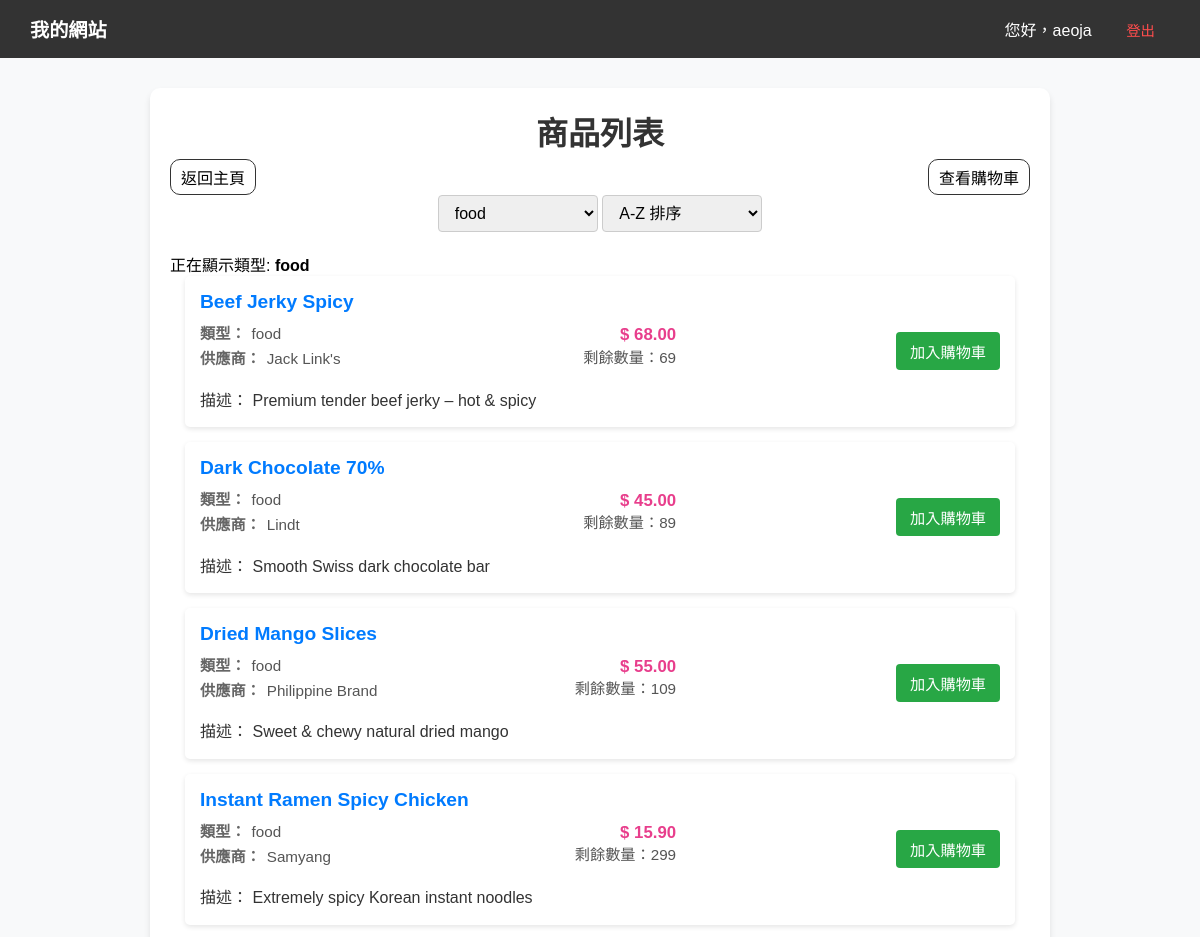
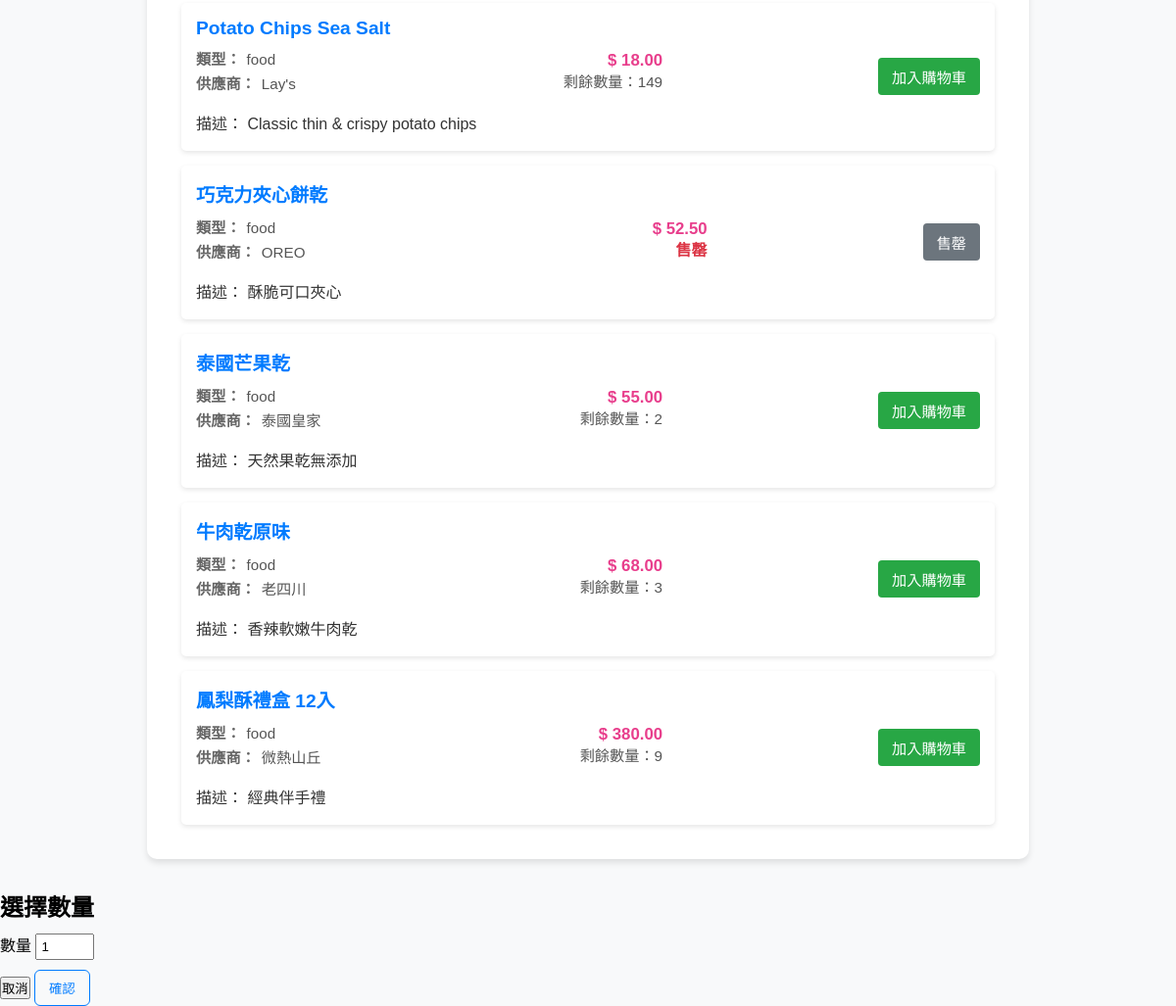
Page /product_list.php?type=food (signed in) on the committed database (2 pictures, top to bottom).
### tables this page shows
CREATE TABLE `products` (
  `product_id` int(11) UNSIGNED NOT NULL,
  `product_name` varchar(100) NOT NULL,
  `type` enum('drinks','food','toy','e-things') NOT NULL,
  `supplier` varchar(80) DEFAULT NULL,
  `description` text DEFAULT NULL,
  `price` decimal(10,2) NOT NULL,
  `qty` int(11) UNSIGNED NOT NULL DEFAULT 1 COMMENT 'Stock level of product',
  `updated_at` datetime DEFAULT current_timestamp() ON UPDATE current_timestamp(),
  `created_at` datetime DEFAULT current_timestamp()
);

### connect.php (called while the page is built, shortened)
<?php
$servername = "localhost";
$username = "root";
$password = "";
$db_name = "223_group_project";
$conn = new mysqli($servername, $username, $password, $db_name);
function safeQuery($sql, $types = null, $params = []) {
    global $conn;
    $stmt = $conn->prepare($sql);
    $response = new stdClass();
    if ($types && !empty($params)) {
        $stmt->bind_param($types, ...$params);
    }
    $response->success = $stmt->execute();
    $response->affected_rows = $stmt->affected_rows;
    $response->insert_id = $stmt->insert_id;
    $response->error = $stmt->error;
    $result = $stmt->get_result();
    $response->result = $result;
    return $response;
}
?>

### product_list.php (the view, shortened to what this page needs)
<?php
require_once("connect.php");
$cartProductIds = [];
$product_types = [];
$sql_types = "SELECT DISTINCT type FROM products";
$res_types = safeQuery($sql_types);
if ($res_types->success) {
    $product_types = array_column($res_types->result->fetch_all(MYSQLI_ASSOC), 'type');
} else {
    error_log("Failed to fetch product types: " . $res_types->error);
}
$showingType = $_GET['type'] ?? '';
$sortType = $_GET['sort'] ?? 'name_asc';
$products = [];
try {
    $params = [];
    $paramTypes = '';
    switch ($sortType) {
        case 'name_asc':
            $sql = "SELECT * FROM products";
            if ($showingType) {
                $sql .= " WHERE type = ?";
                $params[] = $showingType;
                $paramTypes .= 's';
            }
            $sql .= " ORDER BY product_name ASC";
            break;
    }
    $response = safeQuery($sql, $paramTypes, $params);
    if ($response->success) {
        $products = $response->result->fetch_all(MYSQLI_ASSOC);
    } else {
        throw new Exception("Failed to fetch products: " . $response->error);
    }
} catch (Exception $e) {
    $products = [];
    error_log($e->getMessage());
}
?>
<!DOCTYPE html>
<html lang="zh-Hant">
<head>
    <link rel="stylesheet" href="style.css?v=<?php echo filemtime('style.css'); ?>">
</head>
<body>
    <?php require_once 'nav.php'; ?>
    <div class="content">
        <h1>商品列表</h1>
        <div style="display:grid; grid-template-columns: fit-content(100%) auto fit-content(100%); align-items: center; gap: 10px;">
            <a href="index.php">返回主頁</a>
            <a href="show_cart.php">查看購物車</a>
        </div>
        <div class="filter-container">
            <select onchange="location = this.value;" class="filter-select">
                <?php
                foreach ($product_types as $type) {
                    $selected = ($type === $showingType) ? 'selected' : '';
                    echo "<option value='product_list.php?type=" . $type . "&sort=" . $sortType . "' $selected>" . htmlspecialchars($type) . "</option>";
                }
                ?>
            </select>
            <select onchange="location = this.value;" class="filter-select">
                <option value="product_list.php?<?php if ($showingType) echo 'type=' . $showingType . "&" ?>sort=name_asc" <?php if ($sortType === 'name_asc') echo 'selected'; ?>>A-Z 排序</option>
            </select>
        </div>
        <?php if ($showingType): ?>
            <p>正在顯示類型: <strong><?php echo htmlspecialchars($showingType); ?></strong></p>
        <?php endif; ?>
        <ul class="product-list">
            <?php foreach ($products as $product): ?>
                <li>
                    <div class="product-details">
                        <strong><?php echo htmlspecialchars($product['product_name']); ?></strong>
                        <div class="product-info">
                            <?php
                            $remaining = intval($product['qty']);
                            ?>
                            <div class="product-row">
                                <div class="meta-left">
                                    <div class="product-meta"><span class="meta-label">類型：</span><span><?php echo htmlspecialchars($product['type']); ?></span></div>
                                    <div class="product-meta"><span class="meta-label">供應商：</span><span><?php echo htmlspecialchars($product['supplier']); ?></span></div>
                                </div>
                                <div class="meta-right">
                                    <div class="product-price">$ <?php echo htmlspecialchars($product['price']); ?></div>
                                    <?php if ($remaining !== null): ?>
                                        <?php if ($remaining <= 0): ?>
                                            <div class="sold-out-text">售罄</div>
                                        <?php else: ?>
                                            <div class="product-meta">剩餘數量：<?php echo $remaining; ?></div>
                                        <?php endif; ?>
                                    <?php endif; ?>
                                </div>
                            </div>
                            <div class="product-desc">描述： <?php echo htmlspecialchars($product['description']); ?></div>
                        </div>
                    </div>
                    <div class="actions">
                        <?php if ($remaining !== null && $remaining <= 0): ?>
                            <button class="sold-out-btn" disabled>售罄</button>
                        <?php elseif (!empty($cartProductIds[intval($product['product_id'])])): ?>
                            <a href="show_cart.php" class="cart-button in-cart">已在購物車</a>
                        <?php else: ?>
                            <button class="add-cart-button cart-button" data-selected-count="<?php echo $product['product_id']; ?>" data-id="<?php echo $product['product_id']; ?>" <?php if ($remaining !== null) echo ' data-qty="' . htmlspecialchars($remaining) . '"'; ?>>加入購物車</button>
                        <?php endif; ?>
                    </div>
                </li>
            <?php endforeach; ?>
        </ul>
    </div>
    <form id="addCartForm" class="modal" method="post" action="add_to_cart.php">
        <div class="modal-content">
            <h2>選擇數量</h2>
            <label for="formqty" style="display:block; margin:10px 0;">數量
                <input type="number" name="qty" id="formqty" min="1" value="1" required style="width:60px; padding:4px;">
            </label>
            <div class="modal-footer">
                <button type="button" class="cancel-btn" id="modalCancel">取消</button>
                <input type="submit" class="btn-input confirm-btn" value="確認">
            </div>
        </div>
    </form>
</body>
</html>

### style.css (style rules this page uses)
* { margin: 0; padding: 0; box-sizing: border-box; }
body { font-family: "Microsoft JhengHei", Arial, sans-serif; margin: 0; background-color: #f8f9fa; }
.content { max-width: 900px; margin: 30px auto; padding: 20px; background: white; border-radius: 10px; box-shadow: 0 4px 6px rgba(0, 0, 0, 0.1); }
.content a { text-decoration: none; color: inherit; border: #333 solid 1px; border-radius: 10px; padding: 5px 10px; }
h1 { text-align: center; color: #333; margin-bottom: 5px; }
.btn-input,.btn { display:inline-block; padding:8px 14px; border-radius:6px; text-decoration:none; border:1px solid #007BFF; color:#007BFF; background:transparent; cursor:pointer; }
.product-list { max-width:900px; margin:0 auto; padding:0 15px; }
.product-list li { background-color:white; margin-bottom:15px; padding:15px; border-radius:5px; box-shadow:0 2px 5px rgba(0,0,0,0.1); display:flex; justify-content:space-between; align-items:center; }
.product-details { flex:1; }
.product-details strong { font-size:1.2em; color:#007bff; }
.product-info { margin-top:10px; display:grid; grid-template-columns:1fr 180px; gap:12px 20px; align-items:start; line-height:1.4; }
.product-row { display:flex; justify-content:space-between; gap:12px; align-items:flex-start; }
.meta-left { display:flex; flex-direction:column; gap:4px; }
.meta-right { text-align:right; min-width:140px; }
.product-meta { color:#555; font-size:0.95em; }
.meta-label { color:#666; margin-right:6px; font-weight:600; }
.product-price { color:#e83e8c; font-weight:700; font-size:1.05em; }
.product-desc { grid-column:1 / -1; color:#333; margin-top:8px; }
.actions { margin-left:20px; text-align:center; }
.sold-out-text { color:#dc3545; font-weight:bold; }
html, body { -ms-overflow-style: none; scrollbar-width: none; }

### product_list.php (style rules this page uses)
.content { max-width: 900px; margin: 30px auto; padding: 20px; background: white; border-radius: 10px; box-shadow: 0 4px 6px rgba(0, 0, 0, 0.1); }
.filter-container { text-align: center; margin-bottom: 20px; }
.filter-select { padding: 8px 12px; font-size: 1em; border-radius: 4px; border: 1px solid #ccc; min-width: 160px; }
.product-list { max-width: 900px; margin: 0 auto; padding: 0 15px; }
ul { list-style-type: none; padding: 0; }
li { background-color: white; margin-bottom: 15px; padding: 15px; border-radius: 5px; box-shadow: 0 2px 5px rgba(0, 0, 0, 0.1); display: flex; justify-content: space-between; align-items: center; }
.product-details { flex: 1; }
.product-details strong { font-size: 1.2em; color: #007bff; }
.product-info { margin-top: 10px; display: grid; grid-template-columns: 1fr 180px; gap: 12px 20px; align-items: start; line-height: 1.4; }
.product-row { display: flex; justify-content: space-between; gap: 12px; align-items: flex-start; }
.meta-left { display: flex; flex-direction: column; gap: 4px; }
.meta-right { text-align: right; min-width: 140px; }
.product-meta { color: #555; font-size: 0.95em; }
.meta-label { color: #666; margin-right: 6px; font-weight: 600; }
.product-price { color: #e83e8c; font-weight: 700; font-size: 1.05em; }
.product-desc { grid-column: 1 / -1; color: #333; margin-top: 8px; }
.sold-out-text { color: #dc3545; font-weight: bold; }
.actions { margin-left: 20px; text-align: center; }
.cart-button, .sold-out-btn { padding: 8px 14px; border: none; border-radius: 4px; cursor: pointer; font-size: 0.95em; }
.cart-button { background-color: #28a745; color: white; }
.sold-out-btn { background-color: #6c757d; color: white; cursor: default; }

### rows in the picture
products: product_name "Beef Jerky Spicy", type "food", supplier "Jack Link's", price "68.00", qty "69", description "Premium tender beef jerky – hot & spicy"
products: product_name "Dark Chocolate 70%", type "food", supplier "Lindt", price "45.00", qty "89", description "Smooth Swiss dark chocolate bar"
products: product_name "Dried Mango Slices", type "food", supplier "Philippine Brand", price "55.00", qty "109", description "Sweet & chewy natural dried mango"
products: product_name "Instant Ramen Spicy Chicken", type "food", supplier "Samyang", price "15.90", qty "299", description "Extremely spicy Korean instant noodles"
products: product_name "Potato Chips Sea Salt", type "food", supplier "Lay's", price "18.00", qty "149", description "Classic thin & crispy potato chips"
products: product_name "巧克力夾心餅乾", type "food", supplier "OREO", price "52.50", qty "售罄", description "酥脆可口夾心"
products: product_name "泰國芒果乾", type "food", supplier "泰國皇家", price "55.00", qty "2", description "天然果乾無添加"
products: product_name "牛肉乾原味", type "food", supplier "老四川", price "68.00", qty "3", description "香辣軟嫩牛肉乾"
products: product_name "鳳梨酥禮盒 12入", type "food", supplier "微熱山丘", price "380.00", qty "9", description "經典伴手禮"

### other values in the picture
$username "aeoja"
$showingType "food"
form field value "food"
